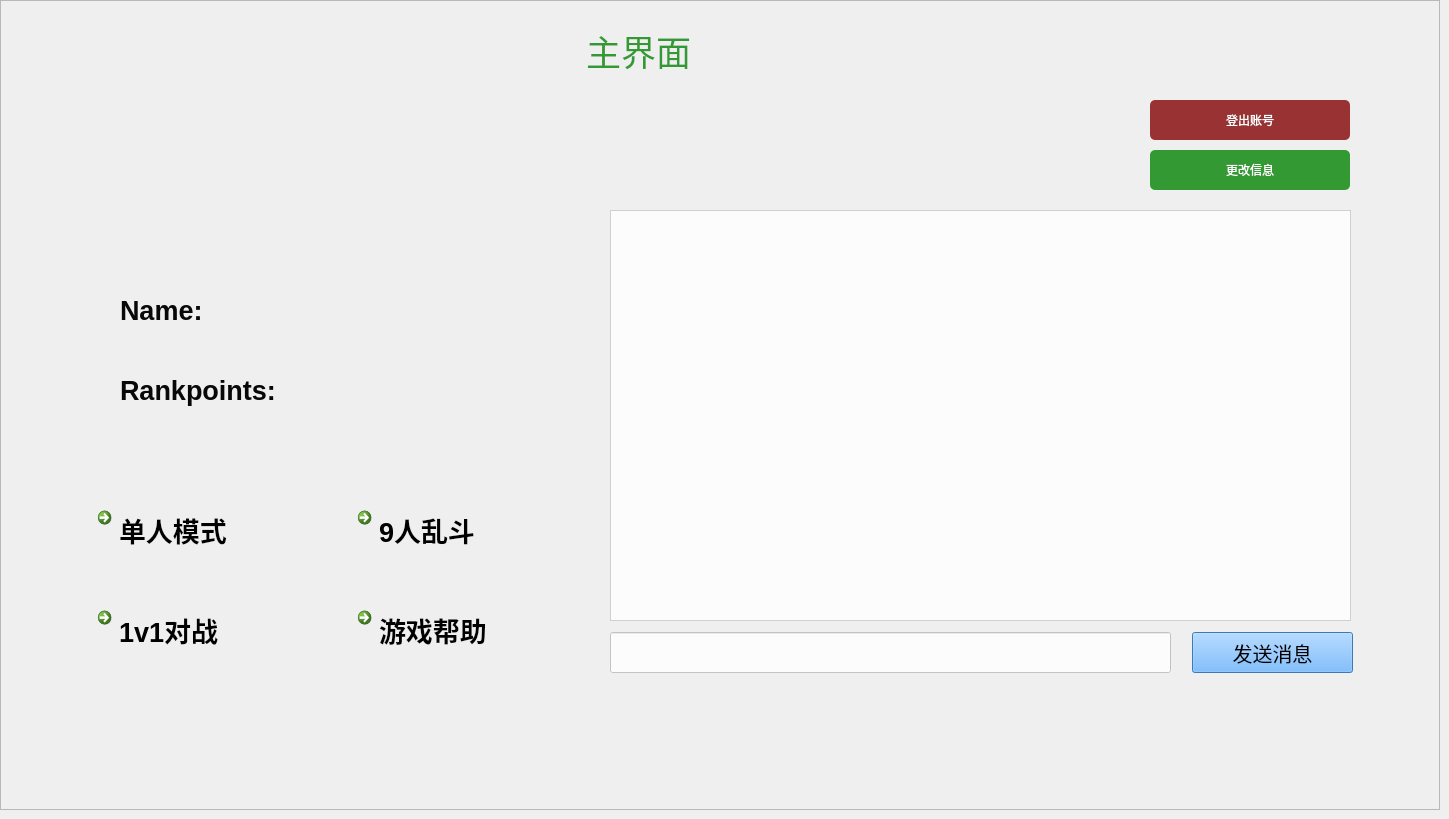
       <widget class="QWidget" name="MainPage">
        <widget class="QFrame" name="frame_4">
         <property name="geometry">
          <rect>
           <x>0</x>
           <y>0</y>
           <width>1440</width>
           <height>810</height>
          </rect>
         </property>
         <property name="styleSheet">
          <string notr="true"/>
         </property>
         <property name="frameShape">
          <enum>QFrame::StyledPanel</enum>
         </property>
         <property name="frameShadow">
          <enum>QFrame::Raised</enum>
         </property>
         <widget class="QLabel" name="loggedUserHeader">
          <property name="geometry">
           <rect>
            <x>540</x>
            <y>30</y>
            <width>245</width>
            <height>41</height>
           </rect>
          </property>
          <property name="font">
           <font>
            <family>Droid Sans</family>
            <pointsize>-1</pointsize>
           </font>
          </property>
          <property name="styleSheet">
           <string notr="true">text-align: center;
color: #393;
margin: 0 auto;
font-size: 35px;
font-family: 'Droid Sans';</string>
          </property>
          <property name="text">
           <string>主界面</string>
          </property>
         </widget>
         <widget class="QPushButton" name="logoutButton">
          <property name="geometry">
           <rect>
            <x>1150</x>
            <y>100</y>
            <width>200</width>
            <height>40</height>
           </rect>
          </property>
          <property name="styleSheet">
           <string notr="true">Padding: 1px;
Border-radius: 5px;
Background: #933;
Color: #fefefe;</string>
          </property>
          <property name="text">
           <string>登出账号</string>
          </property>
         </widget>
         <widget class="QLabel" name="label_3">
          <property name="geometry">
           <rect>
            <x>120</x>
            <y>290</y>
            <width>100</width>
            <height>40</height>
           </rect>
          </property>
          <property name="font">
           <font>
            <pointsize>20</pointsize>
            <weight>75</weight>
            <bold>true</bold>
           </font>
          </property>
          <property name="styleSheet">
           <string notr="true">
color: rgb(8, 8, 8);
font-weight: bold;</string>
          </property>
          <property name="text">
           <string>Name:</string>
          </property>
         </widget>
         <widget class="QLabel" name="label_4">
          <property name="geometry">
           <rect>
            <x>120</x>
            <y>370</y>
            <width>200</width>
            <height>40</height>
           </rect>
          </property>
          <property name="font">
           <font>
            <pointsize>20</pointsize>
            <weight>75</weight>
            <bold>true</bold>
           </font>
          </property>
          <property name="styleSheet">
           <string notr="true">
color: rgb(8, 8, 8);
font-weight: bold;</string>
          </property>
          <property name="text">
           <string>Rankpoints:</string>
          </property>
         </widget>
         <widget class="QLabel" name="nameLabel">
          <property name="geometry">
           <rect>
            <x>220</x>
            <y>290</y>
            <width>300</width>
            <height>40</height>
           </rect>
          </property>
          <property name="font">
           <font>
            <pointsize>20</pointsize>
            <weight>75</weight>
            <bold>true</bold>
           </font>
          </property>
          <property name="styleSheet">
           <string notr="true">
color: rgb(8, 8, 8);
font-weight: bold;</string>
          </property>
          <property name="text">
           <string/>
          </property>
         </widget>
         <widget class="QLabel" name="rankLabel">
          <property name="geometry">
           <rect>
            <x>320</x>
            <y>370</y>
            <width>260</width>
            <height>40</height>
           </rect>
          </property>
          <property name="font">
           <font>
            <pointsize>20</pointsize>
            <weight>75</weight>
            <bold>true</bold>
           </font>
          </property>
          <property name="styleSheet">
           <string notr="true">
color: rgb(8, 8, 8);
font-weight: bold;</string>
          </property>
          <property name="text">
           <string/>
          </property>
         </widget>
         <widget class="QPushButton" name="editButton">
          <property name="geometry">
           <rect>
            <x>1150</x>
            <y>150</y>
            <width>200</width>
            <height>40</height>
           </rect>
          </property>
          <property name="styleSheet">
           <string notr="true">Padding: 1px;
Border-radius: 5px;
Background: #393;
Color: #fefefe;</string>
          </property>
          <property name="text">
           <string>更改信息</string>
          </property>
         </widget>
         <widget class="QCommandLinkButton" name="Game1v1Button">
          <property name="geometry">
           <rect>
            <x>90</x>
            <y>600</y>
            <width>201</width>
            <height>71</height>
           </rect>
          </property>
          <property name="font">
           <font>
            <family>Segoe UI</family>
            <pointsize>20</pointsize>
           </font>
          </property>
          <property name="styleSheet">
           <string notr="true"/>
          </property>
          <property name="text">
           <string>1v1对战</string>
          </property>
          <property name="icon">
           <iconset resource="res.qrc">
            <normaloff>:/image/start.png</normaloff>:/image/start.png</iconset>
          </property>
          <property name="iconSize">
           <size>
            <width>50</width>
            <height>50</height>
           </size>
          </property>
         </widget>
         <widget class="QCommandLinkButton" name="Game9Button">
          <property name="geometry">
           <rect>
            <x>350</x>
            <y>500</y>
            <width>201</width>
            <height>71</height>
           </rect>
          </property>
          <property name="font">
           <font>
            <family>Segoe UI</family>
            <pointsize>20</pointsize>
           </font>
          </property>
          <property name="text">
           <string>9人乱斗</string>
          </property>
          <property name="icon">
           <iconset resource="res.qrc">
            <normaloff>:/image/start.png</normaloff>:/image/start.png</iconset>
          </property>
          <property name="iconSize">
           <size>
            <width>50</width>
            <height>50</height>
           </size>
          </property>
         </widget>
         <widget class="QCommandLinkButton" name="GameSingleButton">
          <property name="geometry">
           <rect>
            <x>90</x>
            <y>500</y>
            <width>201</width>
            <height>71</height>
           </rect>
          </property>
          <property name="font">
           <font>
            <family>Segoe UI</family>
            <pointsize>20</pointsize>
           </font>
          </property>
          <property name="text">
           <string>单人模式</string>
          </property>
          <property name="icon">
           <iconset resource="res.qrc">
            <normaloff>:/image/start.png</normaloff>:/image/start.png</iconset>
          </property>
          <property name="iconSize">
           <size>
            <width>50</width>
            <height>50</height>
           </size>
          </property>
         </widget>
         <widget class="QCommandLinkButton" name="HelpButton">
          <property name="geometry">
           <rect>
            <x>350</x>
            <y>600</y>
            <width>201</width>
            <height>71</height>
           </rect>
          </property>
          <property name="font">
           <font>
            <family>Segoe UI</family>
            <pointsize>20</pointsize>
           </font>
          </property>
          <property name="text">
           <string>游戏帮助</string>
          </property>
          <property name="icon">
           <iconset resource="res.qrc">
            <normaloff>:/image/help.png</normaloff>:/image/help.png</iconset>
          </property>
          <property name="iconSize">
           <size>
            <width>50</width>
            <height>50</height>
           </size>
          </property>
         </widget>
         <widget class="QLabel" name="loggedPic">
          <property name="geometry">
           <rect>
            <x>240</x>
            <y>120</y>
            <width>128</width>
            <height>128</height>
           </rect>
          </property>
          <property name="styleSheet">
           <string notr="true">border-image: url(:/image/user.png);</string>
          </property>
          <property name="text">
           <string/>
          </property>
         </widget>
         <widget class="QPlainTextEdit" name="textEdit">
          <property name="geometry">
           <rect>
            <x>610</x>
            <y>210</y>
            <width>741</width>
            <height>411</height>
           </rect>
          </property>
          <property name="font">
           <font>
            <pointsize>15</pointsize>
           </font>
          </property>
          <property name="styleSheet">
           <string notr="true">
background-color: rgba(255, 255, 255, 200);</string>
          </property>
          <property name="frameShadow">
           <enum>QFrame::Sunken</enum>
          </property>
          <property name="undoRedoEnabled">
           <bool>false</bool>
          </property>
          <property name="textInteractionFlags">
           <set>Qt::TextSelectableByKeyboard|Qt::TextSelectableByMouse</set>
          </property>
         </widget>
         <widget class="QLineEdit" name="editMsg">
          <property name="geometry">
           <rect>
            <x>610</x>
            <y>632</y>
            <width>561</width>
            <height>41</height>
           </rect>
          </property>
          <property name="font">
           <font>
            <pointsize>15</pointsize>
           </font>
          </property>
          <property name="styleSheet">
           <string notr="true">
background-color: rgba(255, 255, 255, 200);</string>
          </property>
         </widget>
         <widget class="QToolButton" name="sendButton">
          <property name="geometry">
           <rect>
            <x>1192</x>
            <y>632</y>
            <width>161</width>
            <height>41</height>
           </rect>
          </property>
          <property name="font">
           <font>
            <pointsize>15</pointsize>
           </font>
          </property>
          <property name="styleSheet">
           <string notr="true">background-color: rgb(85, 170, 255);</string>
          </property>
          <property name="text">
           <string>发送消息</string>
          </property>
         </widget>
        </widget>
       </widget>
